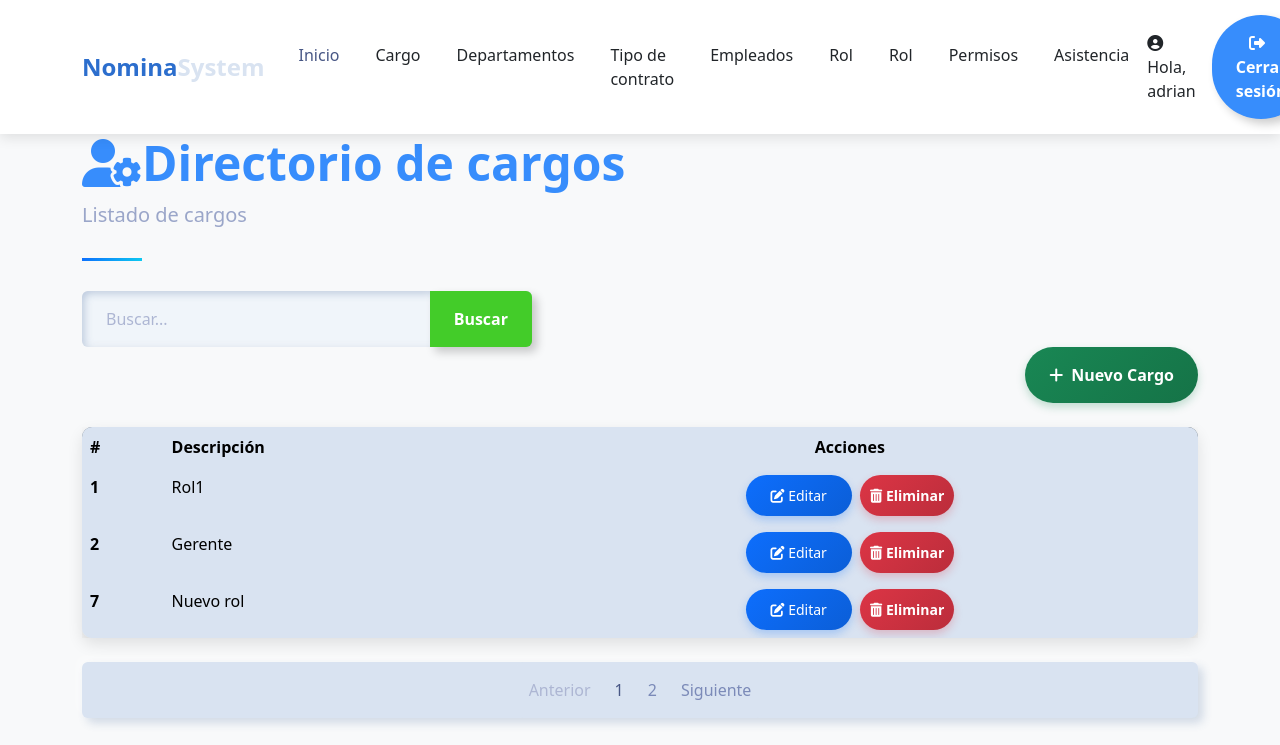
/payroll/list_positions/ (signed in), run on an earlier commit of the app's database.
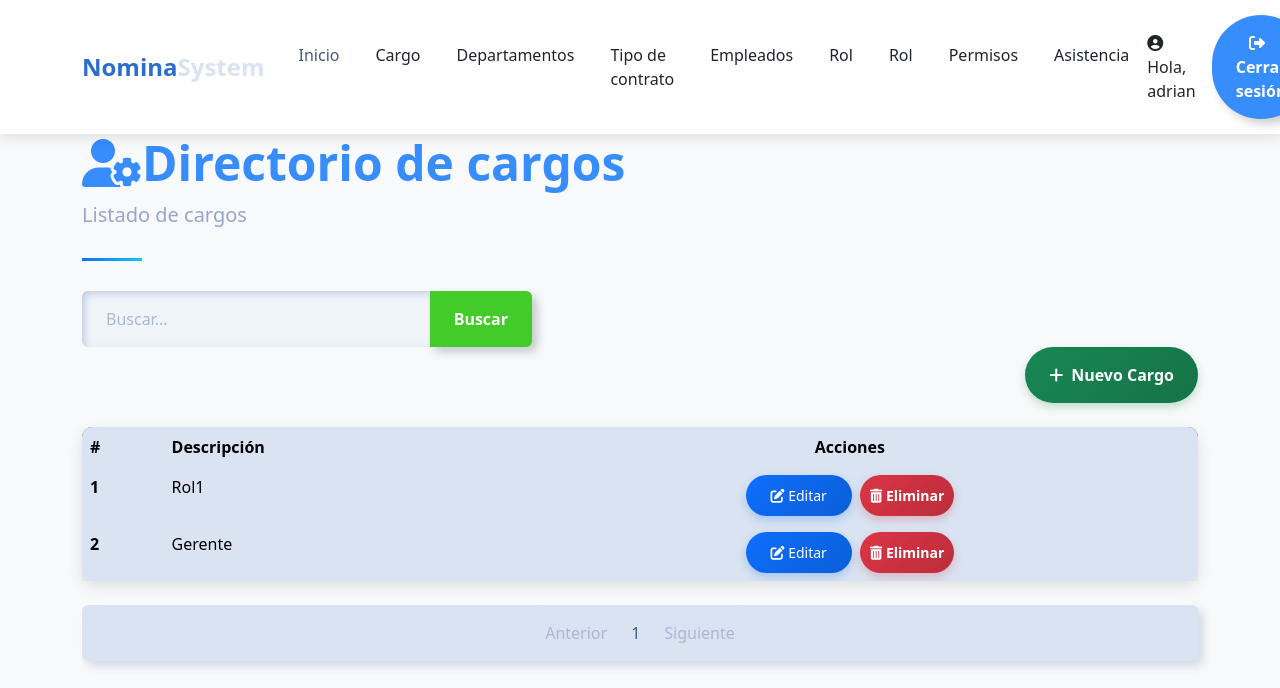
And on a later commit of the database.
### payroll/models.py (models this page shows, shortened)
class Position(models.Model):
    description = models.CharField(max_length=100)

### payroll/views/position.py (the view)
# urls.py: path('list_positions/',position.list_positions,name='list_positions'),
@login_required(login_url='sign_in')
def list_positions(request):
    query=request.GET.get('search',None)
    if query:
        list_positions=Position.objects.filter(description__icontains=query)
    else:
        list_positions=Position.objects.all()
    context=paginator(request,list_positions)
    return render(request,'position/list_positions.html',context)

### payroll/helpers/utilies.py (called while the page is built)
def paginator(request,objects):
    paginator=Paginator(objects,3)
    page_number=request.GET.get('page')
    registers=paginator.get_page(page_number)
    current_page = registers.number
    total_pages = paginator.num_pages
    pages_range = []
    for i in range(1, total_pages + 1):
        if abs(i - current_page) <= 2 or i == 1 or i == total_pages:
            pages_range.append(i)
    return {'registers': registers,'pages_range':pages_range,'current_page':current_page}

### template/position/list_positions.html (shortened to what this page needs)
{% extends 'layout/base_nav.html' %}
{% load static %}
{% block extra_css %}
<link href="{% static 'css/tablestyle.css' %}" rel="stylesheet">
{% endblock %}
{% block content %}
<div class="container">
    <header class="page-header">
        <h1 class="display-5 fw-bold text-primary">
            <i class="fas fa-user-cog"></i>Directorio de cargos
        </h1>
        <p class="lead text-muted">Listado de cargos</p>
    </header>
    <form action="" style="max-width: 450px;">
        <div class="input-group">
            <input type="text" class="form-control" placeholder="Buscar..." name="search"
                value="{{ request.GET.search }}">
            <button class="btn btn-outline-success" data-bs-toggle="tooltip"
                data-bs-title="Escriba parte del cargo y click en buscar">
                Buscar
            </button>
        </div>
    </form>
    <div class="d-flex justify-content-end mb-4">
        <a class="btn btn-success" style="color: white;" href="{% url 'payroll:create_position' %}">
            <i class="fas fa-plus me-2"></i>Nuevo Cargo
        </a>
    </div>
    <div class="card mb-4">
        <div class="card-body p-0">
            <div class="table-responsive">
                <table class="table table-hover mb-0">
                    <thead>
                        <tr>
                            <th scope="col">#</th>
                            <th scope="col">Descripción</th>
                            <th scope="col" class="text-center">Acciones</th>
                        </tr>
                    </thead>
                    <tbody>
                        {% for item in registers %}
                        <tr>
                            <th scope="row">{{item.id}}</th>
                            <td>{{item.description}}</td>
                            <td class="text-center">
                                <a href="{% url 'payroll:update_position' item.id %}" class="btn btn-sm btn-primary me-1"  style="color: white;" >
                                    <i class="fas fa-edit"></i> Editar
                                </a>
                                <a href="{% url 'payroll:delete_position' item.id %}" class="btn btn-sm btn-danger" style="color: white; padding: 10px;">
                                    <i class="fas fa-trash-alt"></i> Eliminar
                                </a>
                            </td>
                        </tr>
                        {% endfor %}
                    </tbody>
                </table>
            </div>
        </div>
    </div>
    {% include 'layout/paginator.html' %}
</div>
{% endblock %}

What changed in the data, as far as the page shows it:
removed Position: id "7", description "Nuevo rol"
Also different on the page:
list line gone: "2"
